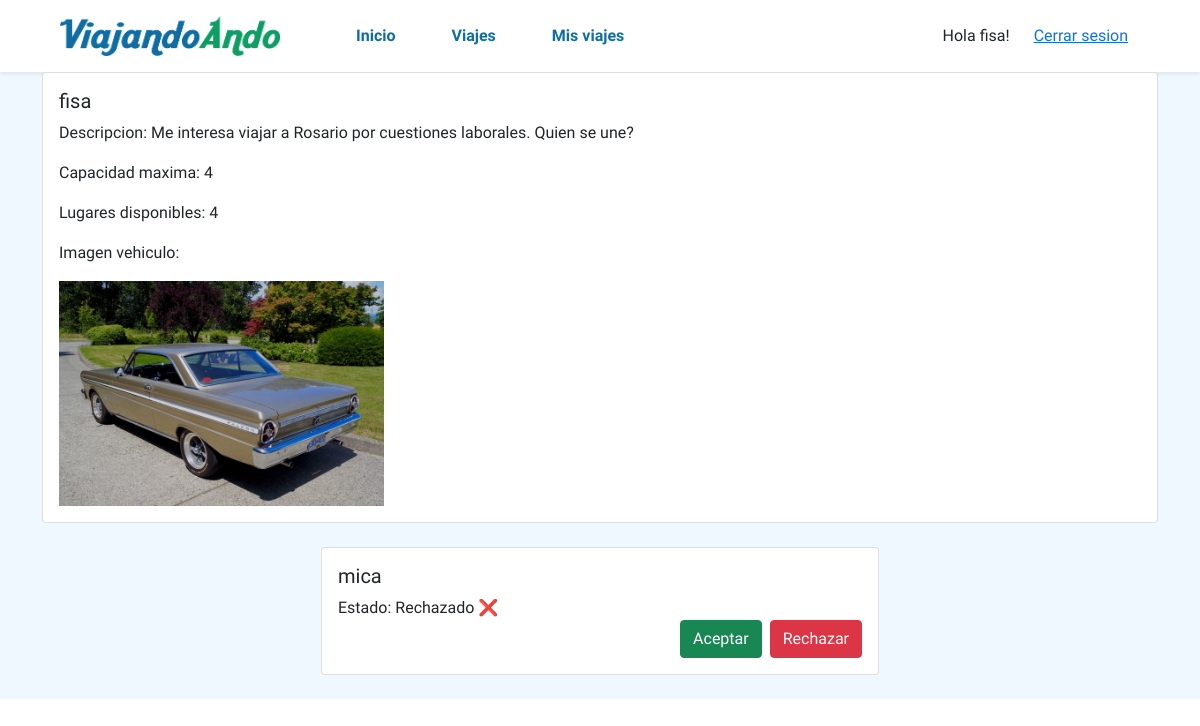
/viajes/misviajes/13 (signed in), run on the app's committed database.
### viajes/models.py (models this page shows, shortened)
class Viaje(models.Model):
    conductor = models.ForeignKey(Conductor,on_delete=models.CASCADE, related_name='conductor_set')
    datetime = models.DateTimeField(blank=True, null=True, default=None)
    fecha = models.DateField(blank=True, null=True, default=None)
    hora = models.TimeField(blank=True, null=True, default=None)
    ciudad_origen = models.ForeignKey(Ciudad,on_delete=models.CASCADE, related_name='ciudad_origen_set')
    ciudad_destino = models.ForeignKey(Ciudad,on_delete=models.CASCADE, related_name='ciudad_destino_set')
    pasajeros = models.ManyToManyField(User, through='UsuarioPeticion')
    imagen_vehiculo = models.ImageField(upload_to="images/")
    descripcion = models.CharField(max_length=250)
    capacidad = models.PositiveIntegerField()
    disponible = models.PositiveIntegerField(null=True, blank=True, default=None)
    class Meta:
        constraints = [
            models.UniqueConstraint(
                fields=['conductor', 'datetime'], name='unique_conductor_datetime_combination'
            )
        ]

class UsuarioPeticion(models.Model):
    viaje = models.ForeignKey(Viaje, on_delete=models.CASCADE)
    user = models.ForeignKey(User, on_delete=models.CASCADE)
    esta_aceptado = models.BooleanField(null=True, default=None)
    class Meta:
        constraints = [
            models.UniqueConstraint(
                fields=['viaje', 'user'], name='unique_viaje_user_combination'
            )
        ]

### users/models.py (models this page shows)
class Conductor(models.Model):
    user = models.OneToOneField(User, on_delete=models.CASCADE, primary_key=True)
    licencia = models.CharField(max_length=250)
    foto_perfil = models.ImageField(upload_to="images/", null=True, default=None)
    celular = models.BigIntegerField(blank=True, null=True, default=None);
    def __str__(self):
        string = str(self.user.username)
        return string

### viajes/views.py (the view, shortened to what this page needs)
# urls.py: path("viajes/misviajes/<int:id>", viajes_views.mis_viajes_detalle, name="mis_viajes_detalle"),
@login_required
def mis_viajes_detalle(request, id):
	viaje = Viaje.objects.get(id=id)
	print(id)
	if request.user == viaje.conductor.user:
		lista_usuario_peticion = UsuarioPeticion.objects.filter(viaje_id=id)
	return render(request, "viajes/mis_viajes_detalle.html", {'viaje': viaje, 'lista_usuario_peticion': lista_usuario_peticion})

### viajes/templates/viajes/mis_viajes_detalle.html (shortened to what this page needs)
{% extends 'base.html' %}
{% block content_info %}
<div class="container">
    <div class="card w-100">
        <div class="card-body">
          <h5 class="card-title">{{viaje.conductor}}</h5>
          <p class="card-text">Descripcion: {{viaje.descripcion}}</p>
          <p class="card-text">Capacidad maxima: {{viaje.capacidad}}</p>
          <p class="card-text">Lugares disponibles: {{viaje.disponible}}</p>
          <p class="card-text">Imagen vehiculo: </p>
          <img src="/media/{{viaje.imagen_vehiculo}}" style="width: 30%;" alt="Auto">
        </div>
      </div>
  <div class="d-flex justify-content-center">
    {% for usuario in lista_usuario_peticion %}
    <div class="card w-50 my-4">
        <div class="card-body">
          <h5 class="card-title">{{usuario.user.username}}</h5>
          <p class="card-text d-inline">Estado:
                  {% if usuario.esta_aceptado == None %}
                    Pendiente ⏲
                    {% elif usuario.esta_aceptado == True %}
                      Aceptado ✅
                    {% else %}
                      Rechazado ❌
                  {% endif %}
          </p>
          <div class="d-flex justify-content-end">
            <form method="POST" action="" class="d-inline m-0 justify-content-end">
              <input class="btn btn-success" value="Aceptar" type="submit" name="aceptar">
            </form>
            <form method="POST" action="" class="d-inline ps-2 m-0 justify-content-end">
              <input class="btn btn-danger" value="Rechazar" type="submit" name="rechazar">
            </form>
          </div>
        </div>
    </div>
    {% endfor %}
  </div>
</div>
{% endblock %}

### viajes/templates/base.html (shortened to what this page needs)
{% load static %}
<!DOCTYPE html>
<html lang="es">
<head>
  <link href="https://cdn.jsdelivr.net/npm/bootstrap@5.1.3/dist/css/bootstrap.min.css" rel="stylesheet">
  <link rel="stylesheet" href="{% static 'viajes/css/styles.css' %}" type="text/css">
</head>
<body>
  <header>
    <nav class="navbar navbar-expand-lg px-md-5 shadow-sm">
      <div class="container-fluid">
        <a href="/"><img class="logo" src="{% static 'viajes/img/logo.png' %}" alt="Logo"></a>
          <div class="collapse navbar-collapse" id="navbarSupportedContent">
              <div class="container-fluid d-flex justify-content-between p py-2">
                <ul class="navbar-nav gap-lg-4 ps-lg-5">
                    <li class="nav-item">
                      <a class="nav-link px-3 fw-bold itemNav rounded-pill" aria-current="page" href="/">Inicio</a>
                    </li>
                    <li class="nav-item">
                      <a class="nav-link px-3 fw-bold itemNav rounded-pill" href="{% url 'viajes' %}">Viajes</a>
                    </li>
                    <li class="nav-item">
                      <a class="nav-link px-3 fw-bold itemNav rounded-pill" href="{% url 'mis viajes' %}">Mis viajes</a>
                    </li>
                </ul>
                <div class="d-flex align-items-center justify-content-between gap-4">
                  {% if user.is_authenticated %}
                    Hola {{ user.username }}!
                    <a href="{% url 'logout' %}">Cerrar sesion</a>
                  {% else %}
                      <a class="text-decoration-none" href="{% url 'register' %}">Registrarse</a>
                      <a class="btn btn-primary" href="{% url 'login' %}">Iniciar Sesion</a>
                  {% endif %}
                </div>
              </div>
          </div>
      </div>
    </nav>
  </header>
  <main>
    {% block content_info %}
    {% endblock %}
  </main>
</body>
</html>

### viajes/static/viajes/css/styles.css (style rules this page uses)
body { font-family: 'Ubuntu', sans-serif; }
.logo { width: 220px; }
main { background-color: aliceblue; }
.itemNav { color: #0e6da3; }

### data on the page
Viaje: conductor "fisa", descripcion "Me interesa viajar a Rosario por cuestiones laborales. Quien se une?", capacidad "4", disponible "4", imagen_vehiculo (picture)
UsuarioPeticion: user.username "mica", esta_aceptado "Rechazado ❌"

### other printed values
{{ user.username }} "fisa"
